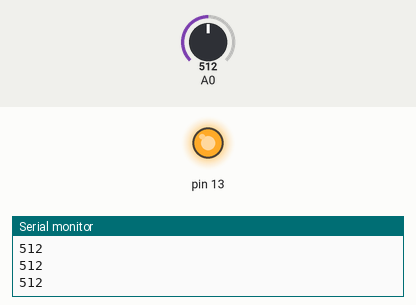
Bench run of a sketch on a simulated Arduino Uno, built with avr-gcc and run on an emulated ATmega328P. Parts: output pins drawn as LEDs (lit = HIGH), the last lines printed to the serial monitor. The test bench sets the inputs (shaded band); at power-on: A0 = 512.

Above: at 1.2 s.
1.3 s: A0 set to 489
At 1.6 s:
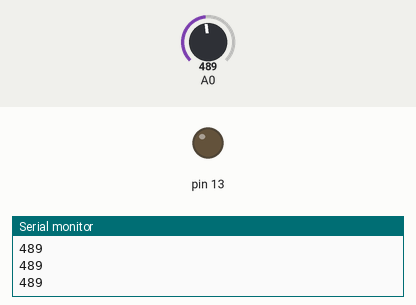
2.8 s: A0 set to 510
At 4.0 s:
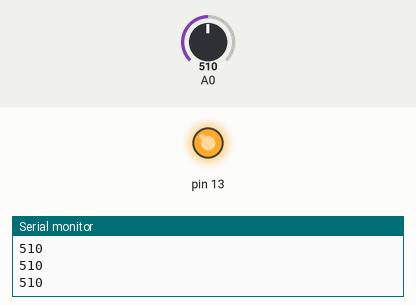
4.3 s: A0 set to 490
At 5.2 s:
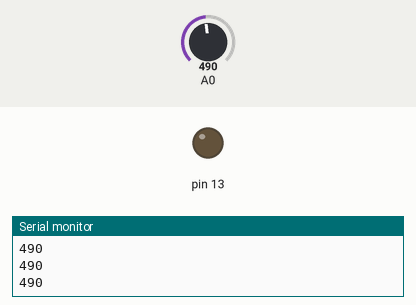
Timing chart, 0 to 7.3 s (numbered marks = the images above; inputs shaded):
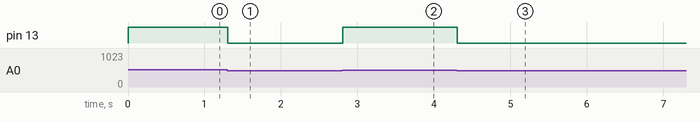

Measured:
- the behaviour switches between 501 and 500 on A0 (found by bisection; images 0 and 1)
- after the input at 1.3 s, pin 13: HIGH → LOW at once
- after the input at 2.8 s, pin 13: LOW → HIGH at once
- after the input at 4.3 s, pin 13: HIGH → LOW at once

The sketch:

analodread.ino
```cpp
int x;

void setup() {
  pinMode(13, OUTPUT);
  Serial.begin(9600);
}

void loop() {
  x = analogRead(A0);
  Serial.println(x);
  if (x > 500) {
    digitalWrite(13, HIGH);
  } else {
    digitalWrite(13, LOW);
  }
}
/*
delay(500) mani delay diya blinking
This code reads an analog value from pin A0,
prints it to the serial monitor, and turns an LED on pin 13 on or off based on whether the value is greater than 500. */
```
